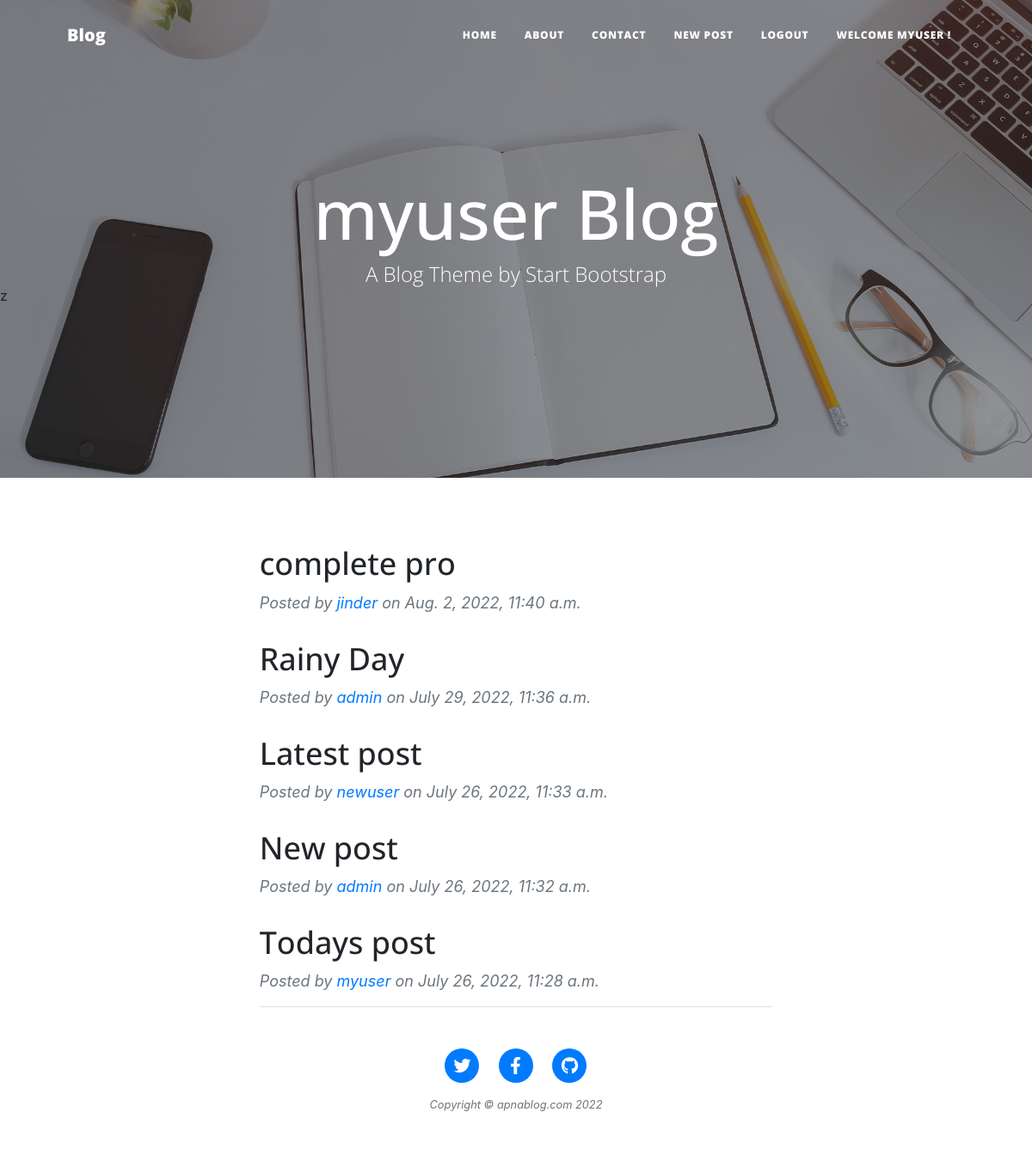
The page / (signed in) on the database its author committed.
### myapp/models.py (models this page shows, shortened)
class Post(models.Model):
	author = models.ForeignKey(settings.AUTH_USER_MODEL, on_delete = models.CASCADE)
	title = models.CharField(max_length = 200)
	text = models.TextField()
	created_date = models.DateTimeField(auto_now_add = True)
	published_date = models.DateTimeField(blank = True, null = True)
	image = models.ImageField(upload_to = "images", null = True)

### myapp/views.py (the view)
# urls.py: path('', views.index, name = "index"),
def index(request):
	posts = Post.objects.all().order_by('-published_date')
	return render(request, 'index.html', {'posts':posts})

### myapp/templates/index.html (shortened to what this page needs)
{% load static %}
{% include 'header.html' %}
        <header class="masthead" style="background-image: url('{% static 'assets/img/home-bg.jpg' %}')">
            <div class="container position-relative px-4 px-lg-5">
                <div class="row gx-4 gx-lg-5 justify-content-center">
                    <div class="col-md-10 col-lg-8 col-xl-7">
                        <div class="site-heading">
                            <h1>{{request.user}} Blog</h1>
                            <span class="subheading">A Blog Theme by Start Bootstrap</span>
                        </div>
                    </div>
                </div>
            </div>z
        </header>
        <div class="container px-4 px-lg-5">
            <div class="row gx-4 gx-lg-5 justify-content-center">
                <div class="col-md-10 col-lg-8 col-xl-7">
                     {% for post in posts %}
                    <div class="post-preview">
                        <a href="{% url 'post' post.id %}">
                            <h2 class="post-title">
                                {{post.title}}
                            </h2>
                        </a>
                        <p class="post-meta">
                            Posted by
                            <a href="#!">{{post.author}}</a>
                            on {{post.published_date}}
                        </p>
                    </div>
                    {% endfor %}
{% include 'footer.html' %}
    </body>
</html>

### myapp/templates/header.html (shortened to what this page needs)
{% load static %}
<!DOCTYPE html>
<html lang="en">
    <head>
        <link href="{% static 'css/styles.css' %}" rel="stylesheet" />
        <link rel="stylesheet" href="https://stackpath.bootstrapcdn.com/bootstrap/4.5.0/css/bootstrap.min.css">
    </head>
    <body>
        <nav class="navbar navbar-expand-lg navbar-dark" id="mainNav" >
            <div class="container px-4 px-lg-5">
                <a class="navbar-brand" href="index.html">Blog</a>
                <div class="collapse navbar-collapse" id="navbarResponsive">
                    <ul class="navbar-nav ms-auto py-4 py-lg-0">
                        <li class="nav-item"><a class="nav-link px-lg-3 py-3 py-lg-4" href="/">Home</a></li>
                        <li class="nav-item"><a class="nav-link px-lg-3 py-3 py-lg-4" href="{% url 'about' %}">About</a></li>
                        <li class="nav-item"><a class="nav-link px-lg-3 py-3 py-lg-4" href="{% url 'contact' %}">Contact</a></li>
                        {% if request.user.is_authenticated %}
                        <li class="nav-item"><a class="nav-link px-lg-3 py-3 py-lg-4" href="{% url 'newpost' %}">New Post</a></li>
                        <li class="nav-item"><a class="nav-link px-lg-3 py-3 py-lg-4" href="{% url 'logout' %}">Logout</a></li>
                        <li class="nav-item"><a class="nav-link px-lg-3 py-3 py-lg-4" href="#">Welcome {{request.user}} !</a></li>
                        {% else %}
                        <li class="nav-item"><a class="nav-link px-lg-3 py-3 py-lg-4" href="{% url 'login' %}">Login</a></li>
                        <li class="nav-item"><a class="nav-link px-lg-3 py-3 py-lg-4" href="{% url 'register' %}">Register</a></li>
                        {% endif %}
                    </ul>
                </div>
            </div>
        </nav>

### rows shown on the page
Post: title "complete pro", author "jinder", published_date "Aug. 2, 2022, 11:40 a.m."
Post: title "Rainy Day", author "admin", published_date "July 29, 2022, 11:36 a.m."
Post: title "Latest post", author "newuser", published_date "July 26, 2022, 11:33 a.m."
Post: title "New post", author "admin", published_date "July 26, 2022, 11:32 a.m."
Post: title "Todays post", author "myuser", published_date "July 26, 2022, 11:28 a.m."

### other values the page prints
{{ request.user }} "MYUSER"
{{ request.user }} "myuser"
